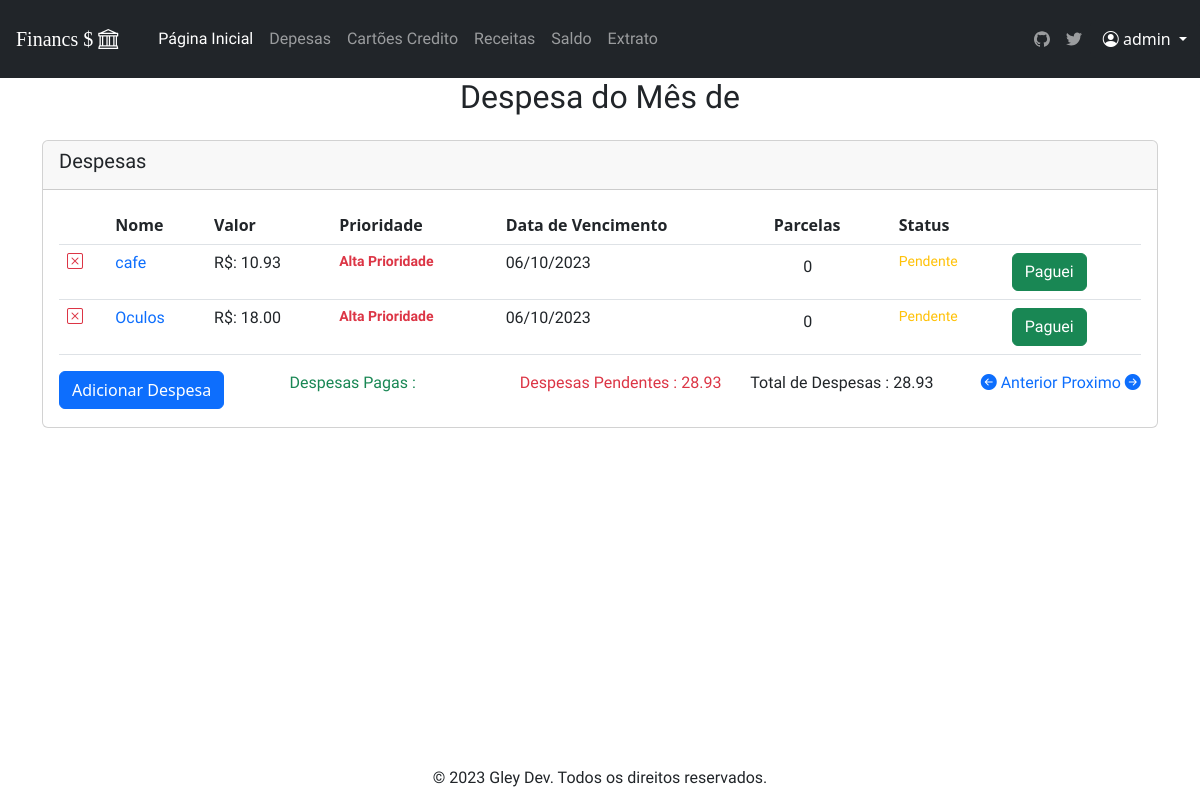
The page /despesa/1 (signed in) on the database its author committed.
### financas/models.py (models this page shows, shortened)
class Despesa (models.Model):
    id_usuario= models.ForeignKey(User, on_delete=models.CASCADE)
    nome = models.CharField(max_length=100)
    valor = models.DecimalField(max_digits=10, decimal_places=2)
    prioridade = models.CharField(max_length=50, choices=Prioridades)
    data_entrada = models.DateField()
    data_vencimento = models.DateField(null=True)
    parcelas = models.IntegerField(blank=True, null=True)
    status = models.CharField(max_length=50, choices=Status)
    data_paga = models.DateField()
    changed = models.CharField(max_length=50, choices=Changed)
    dp_rc =  models.CharField(max_length=50, choices=dp_rc)

### financas/views.py (the view, shortened to what this page needs)
# urls.py: path('despesa/<id_usuario>',despesa_page, name='despesa'),
@login_required
def despesa_page (request,id_usuario,):
    data_atual = datetime.datetime.today()
    despesas = Despesa.objects.filter(parcelas__isnull=False)
    for despesa in despesas:
        if despesa.changed == "Sim":
            continue
    mes_atual =  datetime.date.today().month
    despesa_obj = Despesa.objects.filter(id_usuario=id_usuario, data_vencimento__month=mes_atual)
    num_mes = datetime.datetime.now().month
    desired_locale = Locale('pt_BR')
    data_atual= datetime.datetime.today()
    mes_atual_str = format_date(data_atual, format='MMMM', locale=desired_locale)
    despesas_totais= Despesa.objects.filter(id_usuario=id_usuario, data_vencimento__month=mes_atual, status="Pago")
    despesas_pendente= Despesa.objects.filter(id_usuario=id_usuario, data_vencimento__month=mes_atual, status="Pendente")
    total_despesas_pe = despesas_pendente.aggregate(total=Sum('valor'))['total']
    total_despesas_pg = despesas_totais.aggregate(total=Sum('valor'))['total']
    total_despesas = despesa_obj.aggregate(total=Sum('valor'))['total']
    num_mes = datetime.datetime.now().month
    context = { 'despesas':despesa_obj,
                'mes_atual': mes_atual_str,
                'num_mes': num_mes,
                'total_despesa_pg':total_despesas_pg,
                'total_despesas': total_despesas,
                'total_despesa_pe': total_despesas_pe,
    }
    return render (request, 'despesa/despesa.html', context)

### financ/timeout.py (called while the page is built, shortened)
    def __call__(self, request):
        if request.user.is_authenticated:
            last_activity = request.session.get('last_activity')
            request.session['last_activity'] = datetime.datetime.now().isoformat()
        response = self.get_response(request)
        return response

### financas/static/templates/despesa/despesa.html (shortened to what this page needs)
{% extends 'base.html' %}
{% load static %}
{% block content %}
  <div class='container content' >
    <h2 class="mb-4 text-center">Despesa do Mês de {{mes_atual}}</h2>
    <div class="card mt-3 h-auto w-auto ">
      <div class="card-header">
        <h5 class="float-left">Despesas</h5>
      </div>
      <div class="card-body">
          <table class="table table-hover" >
              <thead>
                  <tr>
                        <th> </th>
                        <th>Nome </th>
                        <th>Valor </th>
                        <th>Prioridade </th>
                        <th>Data de Vencimento </th>
                        <th>Parcelas </th>
                        <th>Status </th>
                        <th> </th>
                    </tr>
              </thead>
              <tbody>
              {%if not despesas %}
               <tr>
                <td><strong><small>Nenhuma Despesa encontrada para esse mês.</small></strong></td>
                <td> </td>
                <td> </td>
                <td> </td>               </tr>
              {%else%}
                  {% for dp in despesas %}
                    {% if dp.prioridade == 'Alta Prioridade' %}
                      <tr>
                       <td> <a href="{%url 'delete' dp.id 'despesa' %}" > <i class=" text-danger bi bi-x-square "></i> </a> </td>
                        <td><a class="link-offset-2 link-offset-3-hover link-underline link-underline-opacity-0 link-underline-opacity-75-hover" href="{%url 'atualizar_despesa' dp.id %}" >{{dp.nome}}  </a></td>
                        <td>R$: {{dp.valor}}</td>
                        {% if dp.prioridade == "Alta Prioridade"%}
                              <td class="text-danger"><strong><small>{{dp.prioridade}}</small></strong></td>
                        {%else %}
                              <td><small>{{dp.prioridade}}</small></td>
                        {%endif%}
                        <td>{{dp.data_vencimento|date:"d/m/Y"}}</td>
                        {% if not dp.parcelas  %}
                          <td>ㅤㅤ0</td>
                          {% else %}
                            <td>ㅤㅤ{{dp.parcelas}} </td>
                          {% endif %}
                        {% if dp.status == "Pago" %}
                          <td class="text-success"><strong><small> {{dp.status}}</small></strong></td>
                        {% elif dp.status == "Pendente"%}
                          <td class="text-warning"><small>{{ dp.status }}</small></td>
                        {% elif dp.status == "Vencida"%}
                          <td class="text-danger"><strong><small>{{dp.status}}</small></strong></td>
                        {% endif %}
                        {% if dp.status == "Pendente" %}
                              <td> <a href="{%url 'paguei' dp.id%}" class='btn btn-success text-text-lowercase'>Paguei</a> </td>
                        {%elif dp.status == "Vencida" %}
                            <td> <a href="{%url 'atualizar_despesa' dp.id %}" class='btn btn-danger text-text-lowercase'>Alterar  </a> </td>
                        {%else%}
                            <td> ㅤ </td>
                        {%endif%}
                      </tr>
                    {%endif%}
                  {% endfor %}
            {%endif%}
              </tbody>
          </table>
          <div class='row'>
            <div class='col'>
                <a class="btn btn-primary text-white" href="{%url 'add_despesa' request.user.id %}">Adicionar Despesa </a>
            </div>
            <div class="col">
              <p class="text-success"> Despesas Pagas : {{total_despesa_pg|floatformat:2}} </p>
            </div>   <div class="col">
              <p class="text-danger"> Despesas Pendentes : {{total_despesa_pe|floatformat:2}}</p>
            </div>
            <div class="col">
              <p> Total de Despesas : {{total_despesas|floatformat:2}}</p>
            </div>
            <div class='col-2'>
              <a class="link-offset-2 link-offset-3-hover link-underline link-underline-opacity-0 link-underline-opacity-75-hover" href="{%url 'despesa_mes' request.user.id num_mes %} ?acao=ante"><i class="bi bi-arrow-left-circle-fill"></i>  Anterior  </a>
              <a class="link-offset-2 link-offset-3-hover link-underline link-underline-opacity-0 link-underline-opacity-75-hover" href="{%url 'despesa_mes' request.user.id num_mes %} ?acao=prox"> Proximo  <i class="bi bi-arrow-right-circle-fill"></i> </a>
            </div>
          </div>
          </div>
      </div>
  </div>
{%endblock%}

### financas/static/templates/base.html (shortened to what this page needs)
{%load static %}
<head>
	<link href="https://cdn.jsdelivr.net/npm/bootstrap@5.3.0/dist/css/bootstrap.min.css" rel="stylesheet">
	<link rel="stylesheet" href="https://cdn.jsdelivr.net/npm/bootstrap-icons@1.10.5/font/bootstrap-icons.css">
	<link rel="stylesheet" href = "{% static  'bs4/css/style.css'%}" >
</head>
<body>
	<nav class="navbar navbar-expand-lg navbar-dark bg-dark ">
		{%if request.user.is_authenticated %}
			<a id= 'title' class="navbar-brand p-3 font " href="{%url 'index' request.user.id %}">Financs $ <i class="bi bi-bank"></i></a>
		{%else%}
			<a class="navbar-brand p-3 font " href="/"> Financs $ <i class="bi bi-bank"></i></a>
		{% endif %}
			{%if request.user.is_authenticated %}
				<div class="collapse navbar-collapse pl-3" >
					<ul class="navbar-nav ml-auto">
						<li class="nav-item ">
							<a class="nav-link nav py-2 px-0 px-lg-2 active" aria-current="true" href="{% url 'index' request.user.id %}" onclick="ga('send', 'event', 'Navbar', 'Community links', 'Docs');">Página Inicial</a>
						</li>
						<li class="nav-item ">
							<a class="nav-link py-2 px-0 px-lg-2" href="{% url 'despesa' request.user.id %}" onclick="ga('send', 'event', 'Navbar', 'Community links', 'Examples');">Depesas</a>
						</li>
						<li class="nav-item ">
							<a class="nav-link py-2 px-0 px-lg-2" href="{% url 'cartoes' request.user.id %}" onclick="ga('send', 'event', 'Navbar', 'Community links', 'Examples');">Cartões Credito</a>
						</li>
						<li class="nav-item ">
							<a class="nav-link py-2 px-0 px-lg-2" href="{% url 'receita' request.user.id %}" onclick="ga('send', 'event', 'Navbar', 'Community links', 'Icons');"  rel="noopener">Receitas</a>
						</li>
						<li class="nav-item ">
							<a class="nav-link py-2 px-0 px-lg-2" href="{% url 'saldo' request.user.id %}" onclick="ga('send', 'event', 'Navbar', 'Community links', 'Themes');"  rel="noopener">Saldo</a>
						</li>
						<li class="nav-item ">
							<a class="nav-link py-2 px-0 px-lg-2" href="{% url 'extrato' request.user.id %}" onclick="ga('send', 'event', 'Navbar', 'Community links', 'Blog');"  rel="noopener">Extrato</a>
						</li>
					</ul>
				</div>
				{% if 'Mobile' in request.META.HTTP_USER_AGENT or 'Android' in request.META.HTTP_USER_AGENT or 'iPhone' in request.META.HTTP_USER_AGENT %}
				<div class="btn-group">
				<button type="button" class="btn  font btn-dark dropdown-toggle" data-bs-toggle="dropdown" data-bs-display="static" aria-expanded="false"><i class="bi bi-bar-chart-steps"></i>
				</button>
				<ul class="dropdown-menu dropdown-menu-end" >
					{% comment %} <li><a	 class="dropdown-item">  </a> </li> {% endcomment %}
					{% comment %} <li><a href="{%url ''%}" ><button class="dropdown-item" type="button">Pedidos</button></li></a> <li><hr class="dropdown-divider"></li>
					 {% endcomment %}
					 <li><a class="nav-link nav py-2 px-0 px-lg-2 ms-2 active" aria-current="true" href="{% url 'index' request.user.id %}" onclick="ga('send', 'event', 'Navbar', 'Community links', 'Docs');">Página Inicial</a></li>
					 <li><a class="nav-link py-2 px-0 px-lg-2 ms-2" href="{% url 'despesa' request.user.id %}" onclick="ga('send', 'event', 'Navbar', 'Community links', 'Examples');">Depesas</a></li>
					 <li><a class="nav-link py-2 px-0 px-lg-2 ms-2" href="{% url 'cartoes' request.user.id %}" onclick="ga('send', 'event', 'Navbar', 'Community links', 'Examples');">Cartões Credito</a></li>
					 <li><a class="nav-link py-2 px-0 px-lg-2 ms-2" href="{% url 'receita' request.user.id %}" onclick="ga('send', 'event', 'Navbar', 'Community links', 'Icons');"  rel="noopener">Receitas</a></li>
					 <li><a class="nav-link py-2 px-0 px-lg-2 ms-2" href="{% url 'saldo' request.user.id %}" onclick="ga('send', 'event', 'Navbar', 'Community links', 'Themes');"  rel="noopener">Saldo</a></li>
					 <li><a class="nav-link py-2 px-0 px-lg-2 ms-2" href="{% url 'extrato' request.user.id %}" onclick="ga('send', 'event', 'Navbar', 'Community links', 'Blog');"  rel="noopener">Extrato</a></li>
					</ul>
				</ul>
			</div>
				{%else%}
				 <ul class="navbar-nav ml-auto">
					<li class="nav-item ">
						<a class="nav-link py-2 px-0 px-lg-2" href="https://github.com/TheusGley/Financs.git" target="_blank" rel="noopener">
						</a>
					</li>
					<li class="nav-item col-6 col-lg-auto">
						<a class="nav-link py-2 px-0 px-lg-2" href="https://twitter.com/TheLastGley" target="_blank" rel="noopener">
						</a>
					</li>
				</ul>
				{%endif%}
			{%endif%}
			{%if request.user.is_authenticated %}
				<div class="btn-group">
					<button type="button" class="btn  font btn-dark dropdown-toggle" data-bs-toggle="dropdown" data-bs-display="static" aria-expanded="false"><i class="bi bi-person-circle"></i>
						{{ request.user.username }}
					</button>
				</div>
				{% endif %}
	</nav>
</body>
{%block content%}
{%endblock content%}
<footer>
	<div class="footer-bar" id="footer">
	  <a>&copy; 2023 Gley Dev. Todos os direitos reservados.</a>
	</div>
  </footer>

### financas/static/bs4/css/style.css (style rules this page uses)
.nav-item , #title { font-family: 'Alfa Slab One', cursive !important; }
h2,h5,h4, h3 #font { font-family: 'Asap Condensed', sans-serif; }
td, p, label { font-family: 'Asap Condensed', sans-serif; }
a, button , .input { font-family: 'Signika', sans-serif; }
body { margin: 0; padding: 0; height: 100%; width: 100%; position: relative; }
.content { padding-bottom: 50px; }

### financas/static/templates/base.html (style rules this page uses)
.footer-bar { display: none; position: fixed; bottom: 0; width: 100%; padding: 10px; text-align: center; }

### rows shown on the page
Despesa: nome "cafe", valor "10.93", prioridade "Alta Prioridade", data_vencimento "06/10/2023", shows "ㅤㅤ0", status "Pendente", shows "Paguei"
Despesa: nome "Oculos", valor "18.00", prioridade "Alta Prioridade", data_vencimento "06/10/2023", shows "ㅤㅤ0", status "Pendente", shows "Paguei"

### other values the page prints
{{ request.user.username }} "admin"
{{ total_despesa_pe|floatformat:2 }} "28.93"
{{ total_despesas|floatformat:2 }} "28.93"
